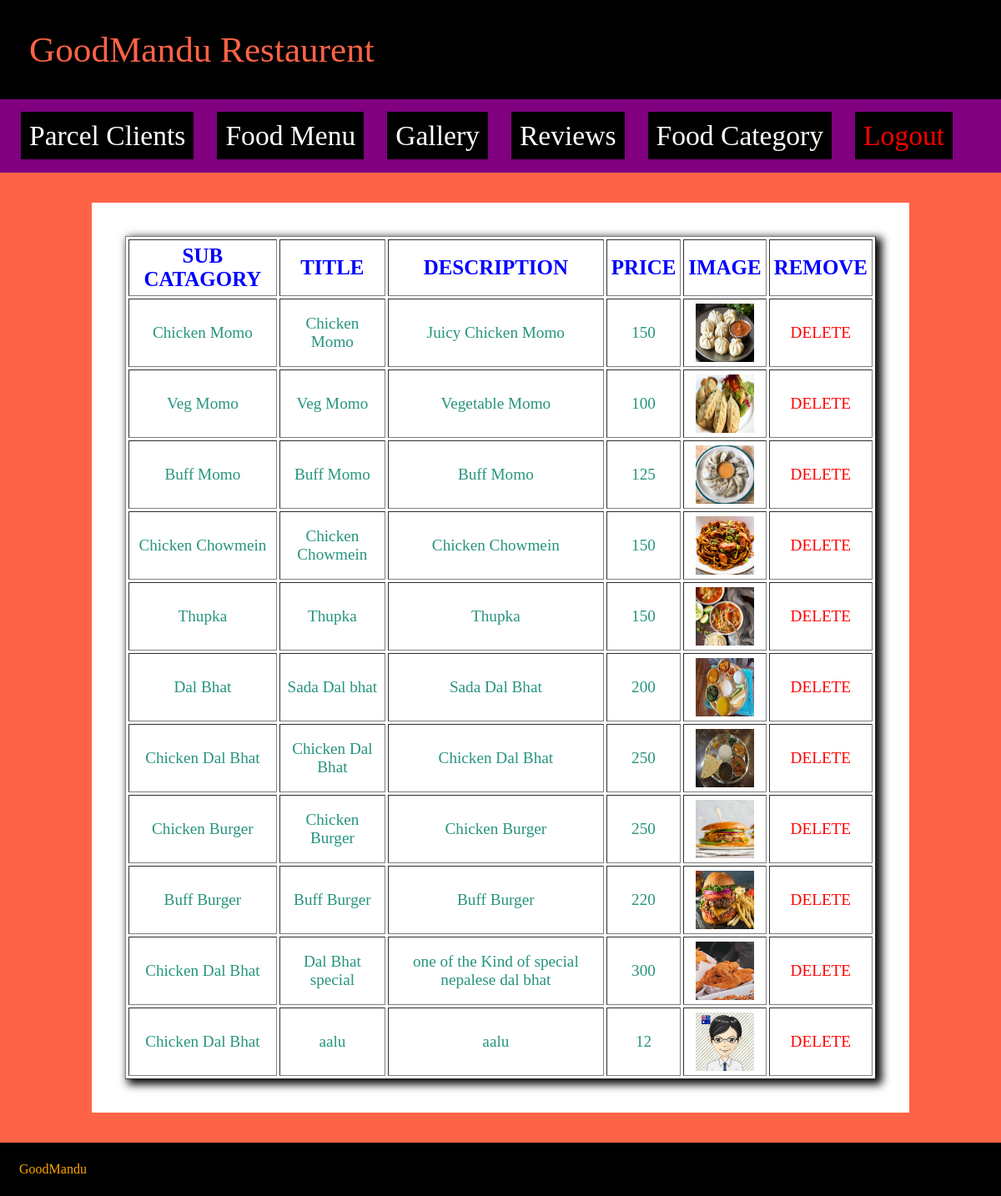
The page /admin/view_food.php on the database its author committed.
### tables this page shows
CREATE TABLE
    `menu` (
        `id` bigint(12) NOT NULL,
        `category` varchar(100) NOT NULL,
        `sub_cat` varchar(120) NOT NULL,
        `title` varchar(100) NOT NULL,
        `description` text NOT NULL,
        `price` bigint(6) NOT NULL,
        `image` text NOT NULL
    );

### admin/view_food.php (the view, shortened to what this page needs)
<?php include "header.php"; ?>
<?php include "connect.php"; ?>
<div class="content">
	<table border=1 width="100%" cellspacing="3" cellpadding="5" style="box-shadow: 5px 4px 10px 2px; font-family: times new roman; background-color:">
		<tr>
			<th>SUB CATAGORY</th>
			<th>TITLE</th>
			<th>DESCRIPTION</th>
			<th>PRICE</th>
			<th>IMAGE</th>
			<th>REMOVE</th>
		</tr>
		<?php
			$s = mysqli_query($con,"select * from menu");
			while($r = mysqli_fetch_array($s))
			{
			?>
				<tr align=center>
					<td><?php echo $r['sub_cat']; ?></td>
					<td><?php echo $r['title']; ?></td>
					<td><?php echo $r['description']; ?></td>
					<td><?php echo $r['price']; ?></td>
					<td><img src="<?php echo $r['image']; ?>" width=70 height=70></td>
					<td><a href="delfood.php?a=<?php echo $r['id']; ?>" class="del">DELETE</a></td>
				</tr>
		<?php
			}
		?>
	</table>
</div>
<?php include "footer.php"; ?>

### admin/header.php (shortened to what this page needs)
<link rel="stylesheet" type="text/css" href="style2.css">
<div class="h">GoodMandu Restaurent</div>
<div class="mbg">
	<a href="after_login.php" class="menu">Parcel Clients</a> &nbsp;&nbsp;&nbsp;&nbsp;&nbsp;
	<a href="food.php" class="menu">Food Menu</a> &nbsp;&nbsp;&nbsp;&nbsp;&nbsp;
	<a href="gallery.php" class="menu">Gallery</a> &nbsp;&nbsp;&nbsp;&nbsp;&nbsp;
	<a href="review.php" class="menu">Reviews</a> &nbsp;&nbsp;&nbsp;&nbsp;&nbsp;
	<a href="food_cat.php" class="menu">Food Category</a> &nbsp;&nbsp;&nbsp;&nbsp;&nbsp;
	<a href="logout.php" class="menu" style="color: red;">Logout</a> &nbsp;&nbsp;&nbsp;&nbsp;&nbsp;
</div>

### admin/footer.php (shortened to what this page needs)
<div class="footer"> GoodMandu</div>

### admin/style2.css (style rules this page uses)
.h { color: tomato; background-color: black; font-size: 2.7em; padding: 14px; padding: 35px; }
.mbg { background-color: purple; padding: 25px; }
.menu { color: white; background-color: black; font-family: Century Gothic; font-size:2.1em; padding: 10px; text-decoration: none; }
.content { background-color: white; font-size:21px; width: 75%; margin: 0 auto; padding: 40px; }
.footer { color: orange; background-color: black; font-family: Calibri; padding: 23px; }
.del { color: red; }
tr { color: tomato; }
th { color: blue; font-size: 1.2em; }

### admin/view_food.php (style rules this page uses)
tr { font-size: 1.2em; color: #26947e; }
th { color: blue; font-size: 1.3em; }
.del { color: red; text-decoration: none; }

### rows shown on the page
menu: sub_cat "Chicken Momo", title "Chicken Momo", description "Juicy Chicken Momo", price "150", image (picture)
menu: sub_cat "Veg Momo", title "Veg Momo", description "Vegetable Momo", price "100", image (picture)
menu: sub_cat "Buff Momo", title "Buff Momo", description "Buff Momo", price "125", image (picture)
menu: sub_cat "Chicken Chowmein", title "Chicken Chowmein", description "Chicken Chowmein", price "150", image (picture)
menu: sub_cat "Thupka", title "Thupka", description "Thupka", price "150", image (picture)
menu: sub_cat "Dal Bhat", title "Sada Dal bhat", description "Sada Dal Bhat", price "200", image (picture)
menu: sub_cat "Chicken Dal Bhat", title "Chicken Dal Bhat", description "Chicken Dal Bhat", price "250", image (picture)
menu: sub_cat "Chicken Burger", title "Chicken Burger", description "Chicken Burger", price "250", image (picture)
menu: sub_cat "Buff Burger", title "Buff Burger", description "Buff Burger", price "220", image (picture)
menu: sub_cat "Chicken Dal Bhat", title "Dal Bhat special", description "one of the Kind of special nepalese dal bhat", price "300", image (picture)
menu: sub_cat "Chicken Dal Bhat", title "aalu", description "aalu", price "12", image (picture)
